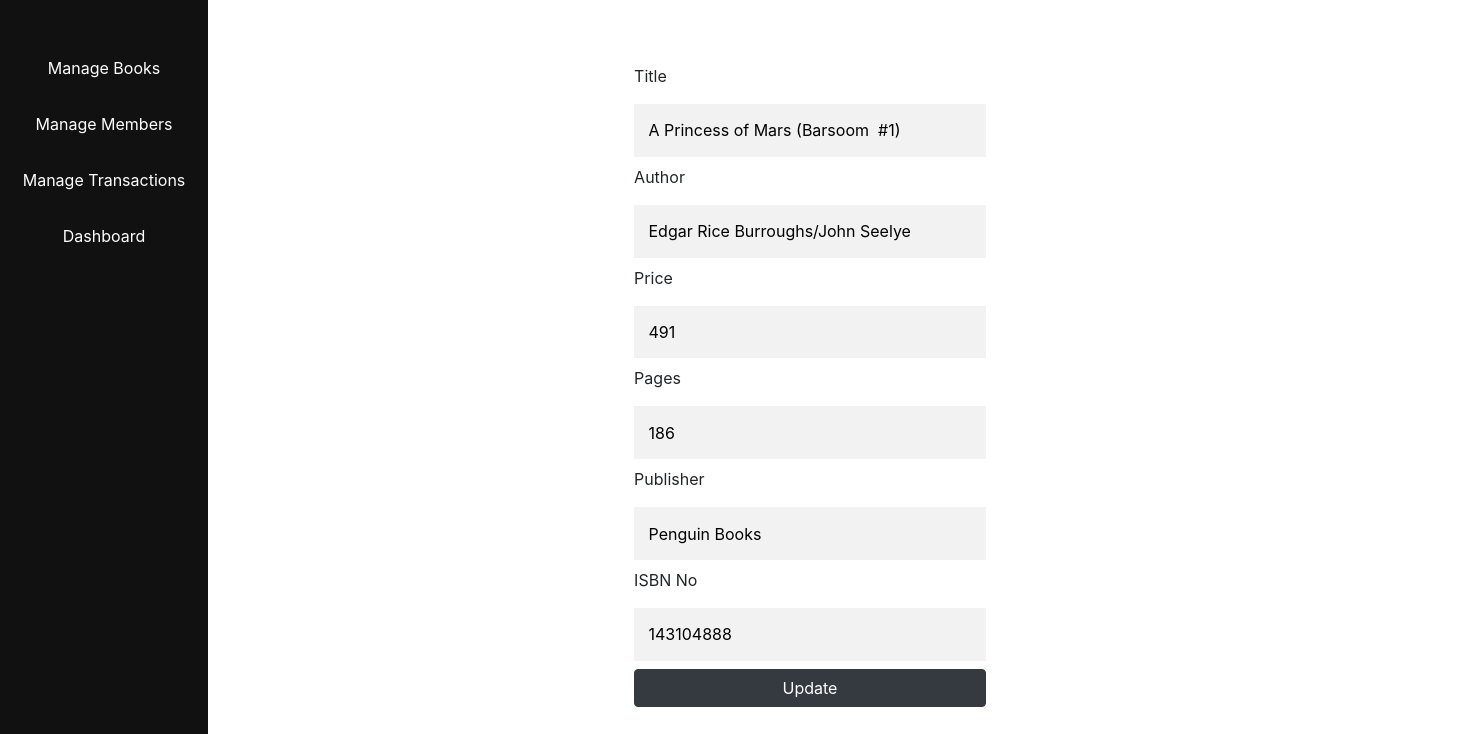
The app's page /book/update-book/12, older data.
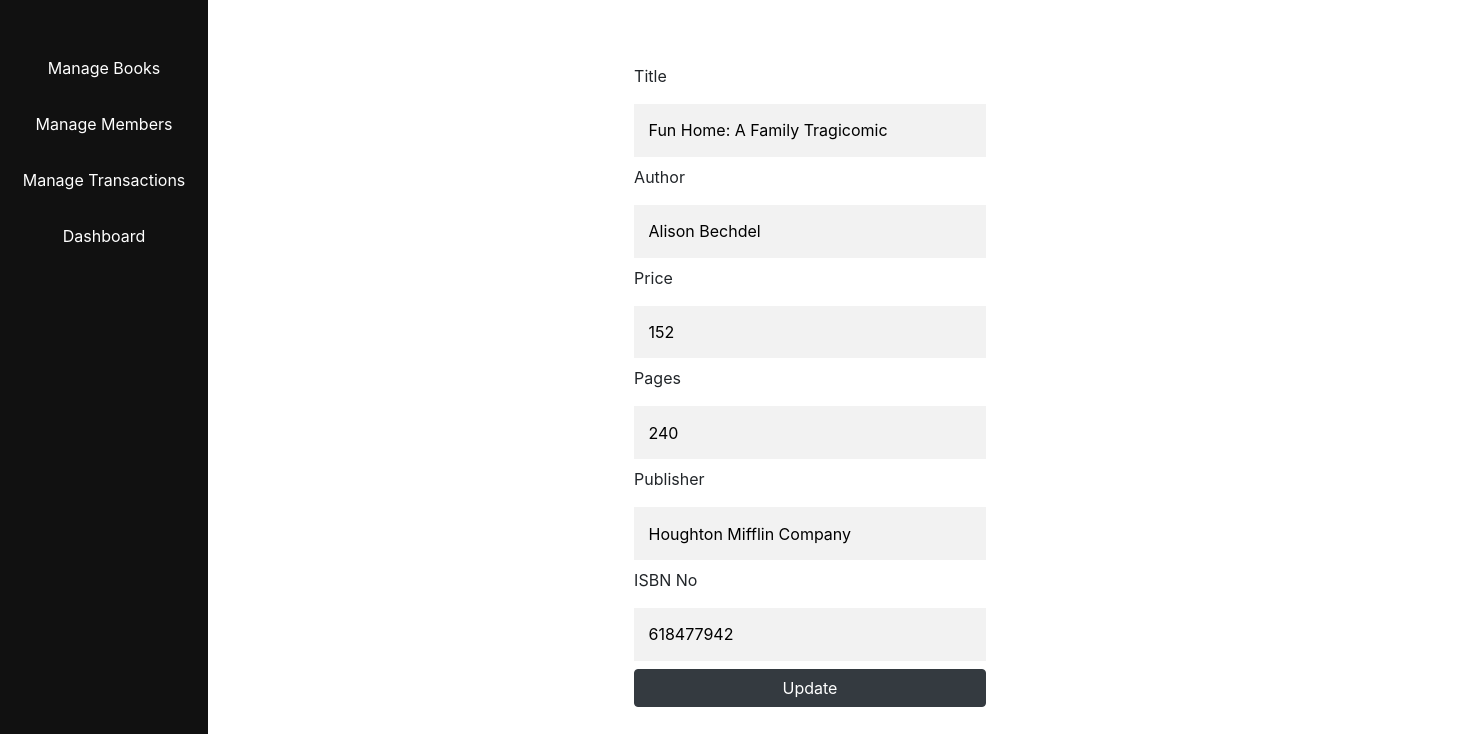
The same page, newer data.
### models.py (models this page shows)
class Book(db.Model):
    __tablename__ = 'books'
    id = db.Column(db.Integer, primary_key=True,autoincrement=True)
    title = db.Column(db.String(80), unique=True, nullable=False)
    author = db.Column(db.String(80),nullable=False)
    price = db.Column(db.Integer(),nullable=False)
    publisher = db.Column(db.String(80),nullable=False)
    pages = db.Column(db.Integer())
    isbn = db.Column(db.Integer(),nullable=False)

### views/bookmanager/BookManager.py (the view, shortened to what this page needs)
@bookmanager_bp.route('/update-book/<id>',methods=('GET','POST'))
def update_book(id):
    book = Book.query.get(id)
    if id and not request.form:
        return render_template("updatebook.html",book=book)

### views/bookmanager/templates/BookManager/updatebook.html (shortened to what this page needs)
{% extends 'base.html' %}
{% block content %}
<div class="update-book-container">
<form method="post" action="{{ url_for('bookmanager_bp.update_book',id=book.id) }}" class="update-book-form">
    <div>
        <label>Title</label>
        <input type="text" id="title" name="title" value='{{ book.title}}' required/>
    </div>
    <div>
        <label>Author</label>
        <input type="text" id="author" name="author" value='{{ book.author}}' required/>
    </div>
    <div>
        <label>Price</label>
        <input type="number" id="price" name="price" min="1" max="1000" value='{{ book.price}}' required>
    </div>
    <div>
        <label>Pages</label>
        <input type="number" id="pages" name="pages" min="1" max="800" value='{{ book.pages}}' required>
    </div>
    <div>
        <label>Publisher</label>
        <input type="text" id="publisher" name="publisher" value='{{ book.publisher}}' />
    </div>
    <div>
        <label>ISBN No</label>
        <input type="number" id="isbn" name="isbn" min="10000000" max="99999999999" value='{{ book.isbn}}' required>
    </div>
    <button class="btn btn-dark" type="submit">Update</button>
</form>
</div>
{% endblock %}

Row changes from the older to the newer data that the page shows:
changed Book: title "A Princess of Mars (Barsoom #1)" → "Fun Home: A Family Tragicomic"; author "Edgar Rice Burroughs/John Seelye" → "Alison Bechdel"; price "491" → "152"; pages "186" → "240"; publisher "Penguin Books" → "Houghton Mifflin Company"; isbn "143104888" → "618477942"
